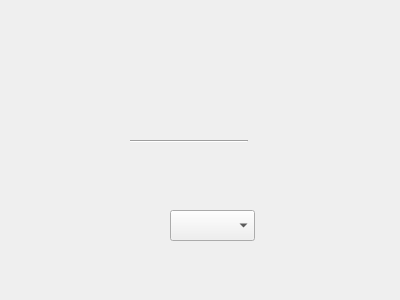
<?xml version="1.0" encoding="UTF-8"?>
<ui version="4.0">
 <class>Form</class>
 <widget class="QWidget" name="Form">
  <property name="geometry">
   <rect>
    <x>0</x>
    <y>0</y>
    <width>400</width>
    <height>300</height>
   </rect>
  </property>
  <property name="windowTitle">
   <string>Form</string>
  </property>
  <widget class="Line" name="line">
   <property name="geometry">
    <rect>
     <x>130</x>
     <y>140</y>
     <width>118</width>
     <height>3</height>
    </rect>
   </property>
   <property name="orientation">
    <enum>Qt::Horizontal</enum>
   </property>
  </widget>
  <widget class="QComboBox" name="comboBox">
   <property name="geometry">
    <rect>
     <x>170</x>
     <y>210</y>
     <width>85</width>
     <height>31</height>
    </rect>
   </property>
  </widget>
 </widget>
 <resources/>
 <connections/>
</ui>
